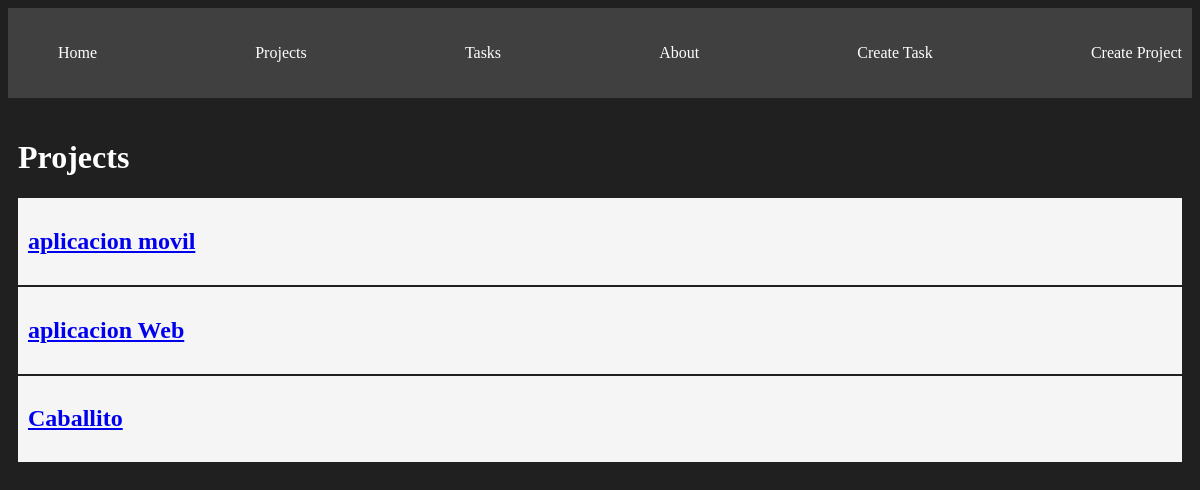
The page /projects/ on the database as committed earlier.
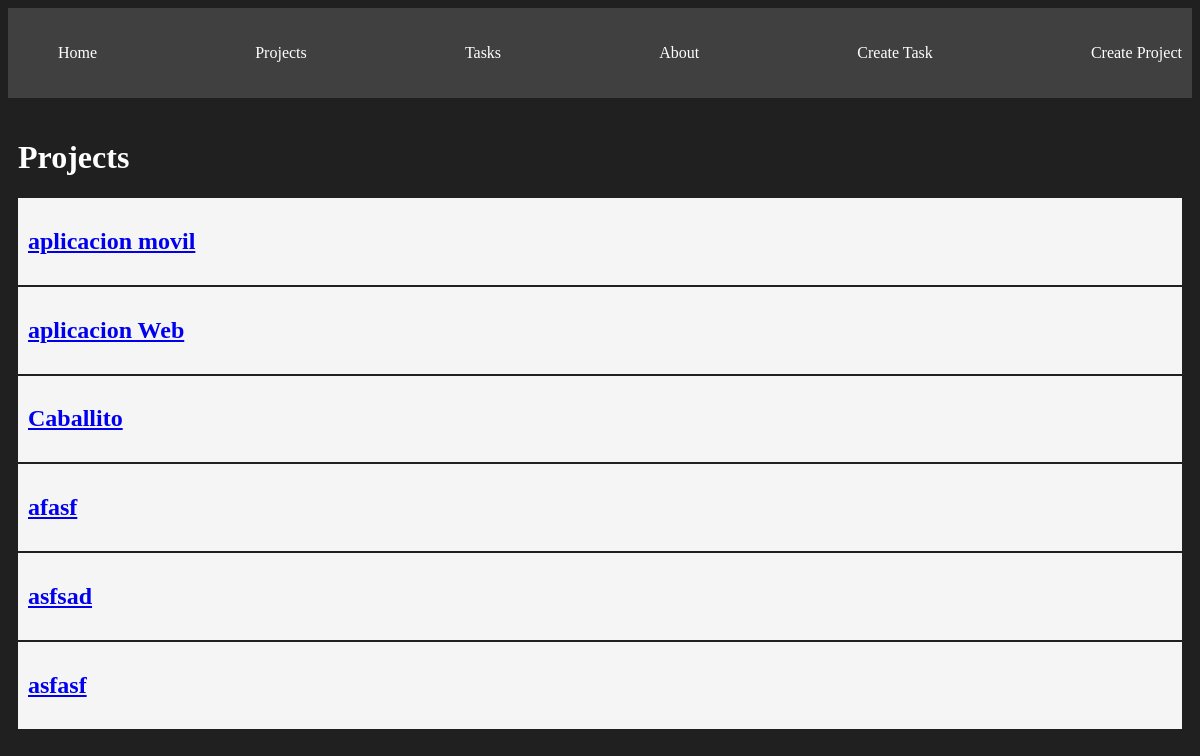
The same page on the database as committed later.
### myapp/models.py (models this page shows, shortened)
class Project(models.Model):
    name = models.CharField(max_length=200)
    description = models.TextField()

### myapp/views.py (the view)
# urls.py: path("projects/", views.projects, name="projects"),
def projects(request):
    projects = Project.objects.all()
    return render(request, "projects/projects.html", {"projects": projects})

### myapp/templates/projects/projects.html
{% extends 'layouts/base.html' %} {% block content %}
<h1>Projects</h1>
{% for project in projects %}
<article class="card">
  <a href="{% url 'project_detail' project.id %}">
    <h1>{{project.name}}</h1>
  </a>
</article>
{% endfor %} {% endblock %}

Rows that differ between the two databases and show on the page:
added Project: name "afasf"
added Project: name "asfsad"
added Project: name "asfasf"
